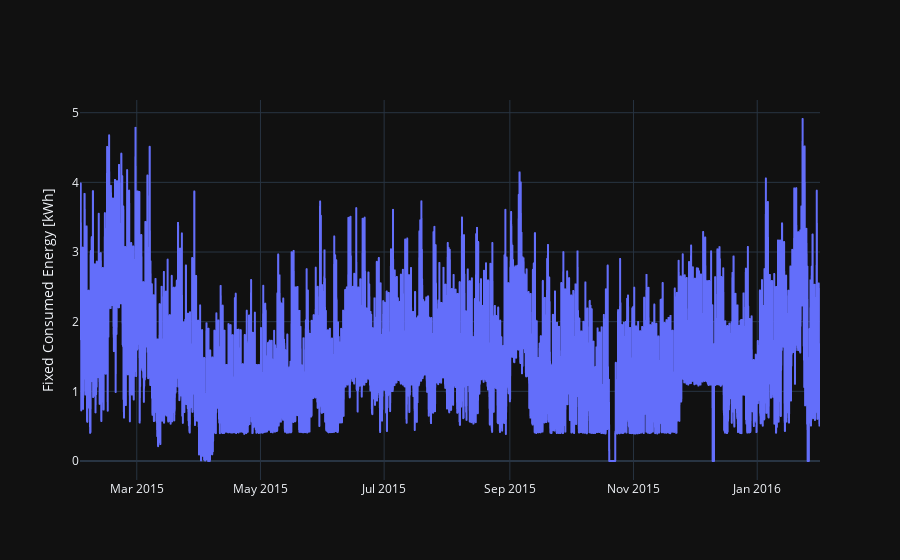

Write notebook code for a chart like this one.
### Code cell
fig = go.Figure(go.Scattergl(
    x = con_df.index,
    y = con_df["Fixed Consumed"]
))

fig.update_yaxes(title='Fixed Consumed Energy [kWh]')

fig.show()

### Figure 1 — Plotly figure (JSON) as saved in the notebook; plotly's stock layout.template omitted (floating-point values rounded to 4 significant figures; data arrays with more than 128 entries replaced by an {"elided": "..."} marker saying what was removed)
{"data": [{"x": {"elided": "8760 str values"}, "y": {"elided": "8760 float values"}, "type": "scattergl"}], "layout": {"yaxis": {"title": {"text": "Fixed Consumed Energy [kWh]"}}}}
